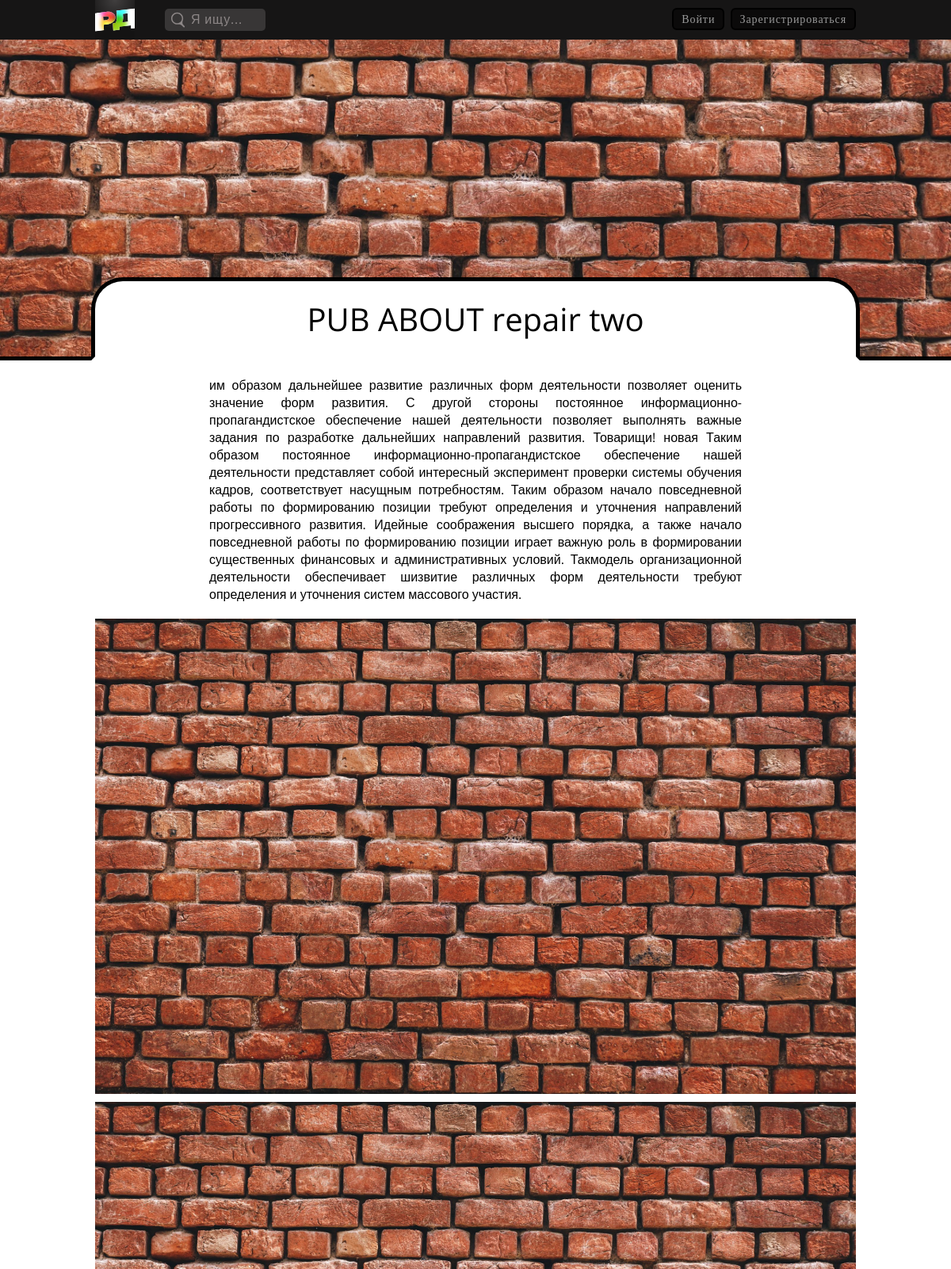
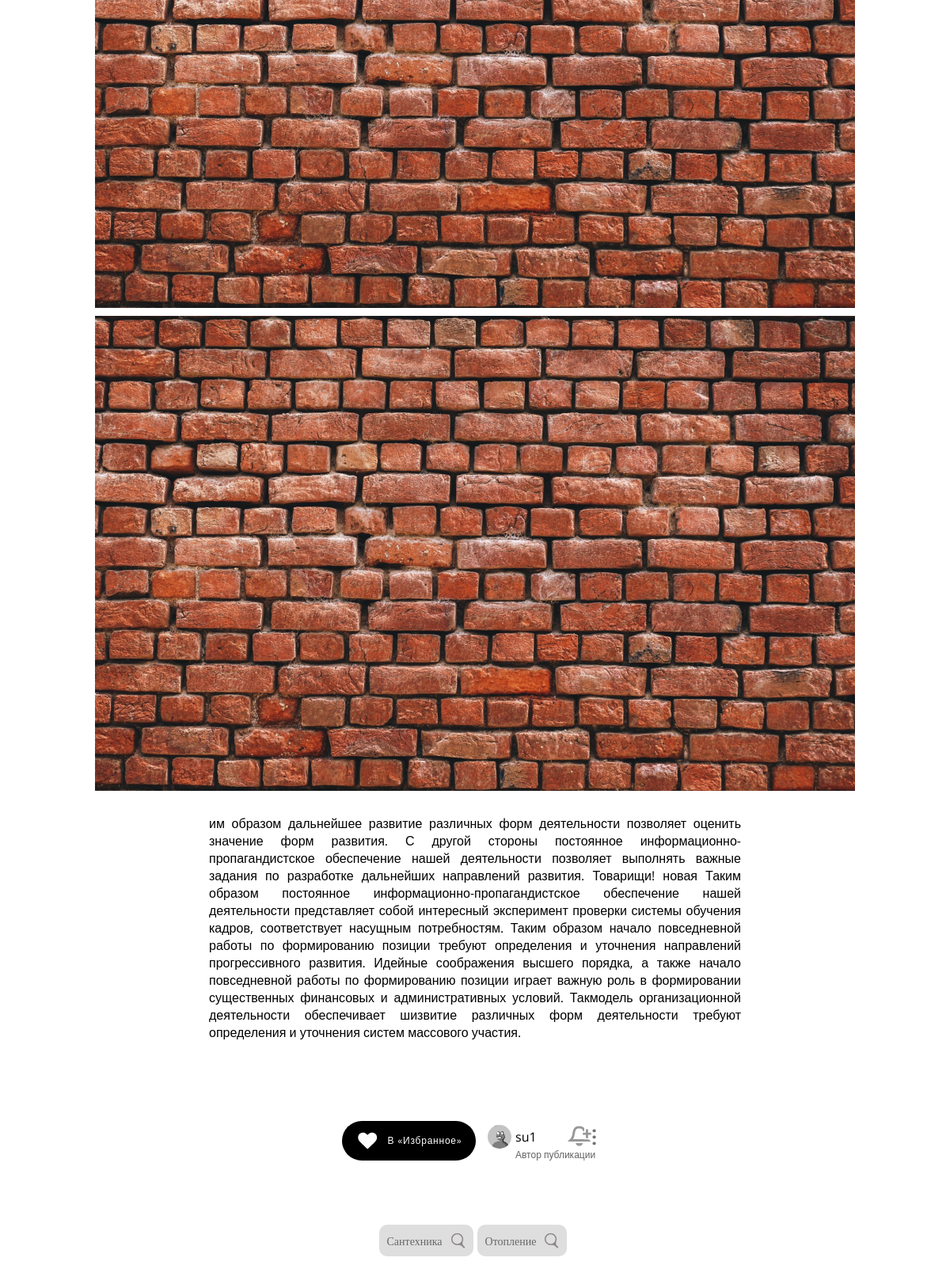
Screenshot of /pub/one/2/ (upper part) with the database file from the repository (2 pictures, top to bottom).
### publicationapp/models.py (models this page shows, shortened)
class Publication(models.Model):
    title = models.CharField(max_length=135, verbose_name='Заголовок публикации')
    role = models.ForeignKey('PubRoles', on_delete=models.SET_DEFAULT, default=1, verbose_name='Вид публикации', blank=False)
    preview = models.FileField(max_length=200, upload_to='pub_media', validators=[FileExtensionValidator(['mp4', 'mov', 'png', 'jpg', 'jpeg', 'pdf'])], verbose_name='Превью')
    content_first_desc =  models.TextField(verbose_name='Текст перед фотографиями', default='')
    content_last_desc =  models.TextField(verbose_name='Текст после фотографий', blank=True, null=True, default='')
    author = models.ForeignKey(settings.AUTH_USER_MODEL, on_delete=models.DO_NOTHING, null=True, verbose_name='Автор')
    pushed = models.DateTimeField(auto_now_add=True, verbose_name='Дата и время публикации')
    cost_min = models.PositiveIntegerField(blank=True, default=0, verbose_name='бюджет от')
    cost_max = models.PositiveIntegerField(blank=True, default=1, verbose_name='бюджет до')
    seen_count = models.IntegerField(default=0, verbose_name='Сколько раз публикация была просмотрена')
    saved_count = models.IntegerField(default=0, verbose_name='Сколько раз публикация была сохранена')
    reported_count = models.IntegerField(default=0, verbose_name='Сколько раз на публикация было жалоб')
    shared_count = models.IntegerField(default=0, verbose_name='Сколько раз нажали поделиться публикацией')
    average_age_watchers = models.IntegerField(default=0, verbose_name='Средний возраст просмотревших')
    average_age_savers = models.IntegerField(default=0, verbose_name='Средний возраст сохранивших')
    class Meta:
        verbose_name = 'Публикация'
        verbose_name_plural = 'Публикации'
        ordering = ('-pushed',)

class PubPhotos(models.Model):
    id_pub = models.ForeignKey('Publication', verbose_name='id публикации', on_delete=models.CASCADE)
    photo = models.ImageField(max_length=200, upload_to='pub_media', verbose_name='Фотографии публикации')
    class Meta:
        verbose_name = 'Фотография публикации'
        verbose_name_plural = 'Фотографии публикации'

class PubHasTags(models.Model):
    pub_id = models.ForeignKey('Publication', related_name='pub_id', on_delete=models.CASCADE, verbose_name='id публикации')
    tag_id = models.OneToOneField('TagName', on_delete=models.CASCADE, verbose_name='id тега')
    class Meta:
        verbose_name = 'Тег публикации'
        verbose_name_plural = 'Теги публикаций'

class TagName(models.Model):
    id = models.PositiveIntegerField(primary_key=True, verbose_name='id тега')
    pub_role = models.PositiveIntegerField(verbose_name='роль публикации')
    tag_category = models.CharField(max_length=255, verbose_name='категория')
    tag_name = models.CharField(max_length=255, verbose_name='значение тега')
    class Meta:
        verbose_name = 'Значение тега'
        verbose_name_plural = 'Значения тегов'

### authapp/models.py (models this page shows, shortened)
class User(AbstractUser):
    photo = models.ImageField(upload_to='users_avatars', blank=True, null=True, default='users_avatars/no_avatar.png', verbose_name='Аватарка')
    role = models.ForeignKey('UserRoles', on_delete=models.SET_DEFAULT, default=1, verbose_name='Роль в ИС', blank=False)
    bio = models.CharField(max_length=100, blank=True, null=True, verbose_name='Самоописание/статус')
    age = models.PositiveIntegerField(verbose_name='Возраст')
    phone_number = models.PositiveIntegerField(null=True, blank=False, unique=True, verbose_name="Номер телефона")
    last_entry = models.DateTimeField(auto_now=True, verbose_name='Дата и время последней авторизации')
    class Meta:
        verbose_name = 'Пользователь'
        verbose_name_plural = 'Пользователи'

### publicationapp/views.py (the view)
# urls.py: path('one/<int:pk>/', publicationapp.PubWatchOne.as_view(), name='pub_one'),
class PubWatchOne(ListView):
    model = Publication
    template_name = 'publicationapp/pub_one.html'
    context_object_name = 'pub'
    allow_empty = False # сделать ответ на случай, если публикации с введённым id не существует
    def get_queryset(self):
        return Publication.objects.get(id=self.kwargs['pk'])
    def get_context_data(self, **kwargs):
        context = super(PubWatchOne, self).get_context_data(**kwargs)
        context.update({
            'pub_has_tags': PubHasTags.objects.filter(pub_id=self.kwargs['pk']),
            'photos': PubPhotos.objects.filter(id_pub=self.kwargs['pk']),
        })
        return context

### publicationapp/templates/publicationapp/pub_one.html (shortened to what this page needs)
{% extends 'mainapp/base.html' %}
{% block css %}
  <link rel="stylesheet" href="/static/lib\css\style_header.css">
  <link rel="stylesheet" href="/static/lib\css\style_footer.css">
  {% if pub.role.id == 31 %}
    <link rel="stylesheet" href="/static/lib\css\style_watch_designs.css">
    <link rel="stylesheet" href="/static/lib\css\style_watch_lifehacks.css">
  {% else %}
    <link rel="stylesheet" href="/static/lib\css\style_watch_designs.css">
    <link rel="stylesheet" href="/static/lib\css\style_pub_one.css">
  {% endif %}
{% endblock %}
{% block content %}
  {% if pub.role.id == 31 %}
    <div class="pubs_container">
      <div class="page_title"> </div>
        <div class="pub_one lifehack" id="{{ pub.id }}">
          <div class="media">
            {% if '.mp4' in pub.preview.url or '.mov' in pub.preview.url %}
            <video class="paused" muted="muted" controls="controls" loop>
              <source src="{{ pub.preview.url }}" type='video/mp4;'>
              Тег video не поддерживается вашим браузером. Увы.
            </video>
            {% else %}
              <img src="{{ pub.preview.url }}" alt="">
            {% endif %}
            <div class="img_black_gradient"> </div>
          </div>
          <div class="pub_info">
            <div class="pub_to_do">
              <div class="user_just_saved_it">
                <a onclick="
                {% if user.is_authenticated %}
                  toggleSavePub_LH( {{ pub.id }} )
                {% else %}
                  YouHaveToLogin('сохранить публикацию')
                {% endif %}
                " title="Сохранить в «Избранное»"><img src="/static/sources/SVG/heart.svg" alt=""></a>
              </div>
              <div class="pub_author_cntnr">
                <div class="pub_author">
                  <a href="{% url 'auth:account_one' pk=pub.author.id %}"><img src="{{ pub.author.photo.url }}" alt=""></a>
                  <div class="nickname_and_role">
                    <div class="nickname">
                      <a href="{% url 'auth:account_one' pk=pub.author.id %}" class="nickname_link">{{ pub.author.username }}</a>
                        <a onclick="
                        {% if user.is_authenticated %}
                          toggleGetNotiFromAuthor( {{ pub.id }} )
                        {% else %}
                          YouHaveToLogin('получать уведомления о новых публикациях этого автора')
                        {% endif %}
                        " class="nickname_noti"> <div class="get_noti" title="Получать уведомления о новых записях пользователя {{ pub.author.username }}"></div></a>
                    </div>
                    <p class="role">Автор публикации</p>
                  </div>
                </div>
              </div>
                <a onclick="
                  {% if user.is_authenticated %}
                    togglePubAdditionalFunctions({{ pub.id }})
                  {% else %}
                    YouHaveToLogin('подать жалобу или поделиться этой публикацией')
                  {% endif %}
                "><div class="pub_show_full">•••</div></a>
            </div>
            <div class="div_pub_text">
              <p class="pub_text">{{ pub.title }}</p>
            </div>
              <div class="pub_tags_container">
                {% for t in pub_has_tags %}
                  {% if t.pub_id == pub %}
                    <form class="opened_filter_form" action="{% url 'pub:filter_lifehacks' %}" method="post">{% csrf_token %}
                      <label style='display:none;'> <span> <input type="checkbox" name="style_design" value="{{ t.tag_id.id }}" > </span><span>{{ t.tag_id.tag_name }}</span> </label>
                      <div class="pub_tag">
                        <input style="cursor: pointer; margin: 0; background: none; border: none; font-size: 14px; color: #686868; font-family: 'Open Sans'; padding-right: 10px;"
                          type="submit" name="to_filter" value="{{ t.tag_id.tag_name }}">
                        <img src="/static/sources/SVG/search.svg" alt="">
                      </div>
                    </form>
                  {% endif %}
                {% endfor%}
              </div>
          </div>
        </div>
        <div class="page_title"> </div>
    </div>
  {% else %}
    <div class="preview" style="background: url({{ pub.preview.url }}); background-position: center; background-size: cover;">
      <div class="preview_cntnr">
        <p class="title">{{ pub.title }}</p>
      </div>
    </div>
    <div class="pubs_container">
      <p class="description">
        {{ pub.content_first_desc }}
      </p>
      {% for f in photos %}
        <img src="{{ f.photo.url }}" alt="" class="pub_img">
      {% endfor %}
      <p class="description">
        {{ pub.content_last_desc }}
      </p>
      <div class="pub_to_do">
        <div class="user_just_saved_it">
          <a onclick="toggleSavePub_D({{ pub.id }})" title="Сохранить в «Избранное»"><img src="/static/sources/SVG/heart.svg" alt="">
          <input class="user_just_saved_it_smbt" type="submit" name="to_save_the_pub" value="В «Избранное»"></a>
        </div>
        <div class="pub_author_cntnr">
          <div class="pub_author">
            <a href="{% url 'auth:account_one' pk=pub.author.id %}"><img src="{{ pub.author.photo.url }}" alt=""></a>
            <div class="nickname_and_role">
              <div class="nickname">
                <a href="{% url 'auth:account_one' pk=pub.author.id %}" class="nickname_link">{{ pub.author.username }}</a>
                <a onclick="toggleGetNotiFromAuthor({{ pub.author.id }})" class="nickname_noti"> <div class="get_noti" title="Получать уведомления о новых записях пользователя {{ pub.author.username }}"></div></a>
              </div>
              <p class="role">Автор публикации</p>
            </div>
          </div>
        </div>
        <a onclick="togglePubAdditionalFunctions({{ pub.id }})"><div class="pub_show_full">•••</div></a>
      </div>
      <div class="pub_tags_container">
        {% for t in pub_has_tags %}
          {% if t.pub_id == pub %}
            <form class="opened_filter_form" action="{% url 'pub:filter_lifehacks' %}" method="post">{% csrf_token %}
              <div class="pub_tag">
                <input style="cursor: pointer; margin: 0; background: none; border: none; font-size: 14px; color: #686868; font-family: 'Open Sans'; padding-right: 10px;"
                  type="submit" name="to_filter" value="{{ t.tag_id.tag_name }}">
                <img src="/static/sources/SVG/search.svg" alt="">
              </div>
            </form>
          {% endif %}
        {% endfor%}
      </div>
    </div>
  {% endif %}
{% endblock %}

### rows the page displays
Publication: preview (picture), title "PUB ABOUT repair two", content_first_desc "им образом дальнейшее развитие различных форм деятельности позволяет оценить значение форм развития. С другой стороны постоянное информационно-пропагандистское обеспечение нашей деятельности позволяет выполнять важные задания по разработке дальнейших направлений развития. Товарищи! новая Таким образом постоянное информационно-пропагандистское обеспечение нашей деятельности представляет собой интересный эксперимент проверки системы обучения кадров, соответствует насущным потребностям. Таким образом начало повседневной работы по формированию позиции требуют определения и уточнения направлений прогрессивного развития. Идейные соображения высшего порядка, а также начало повседневной работы по…", content_last_desc "им образом дальнейшее развитие различных форм деятельности позволяет оценить значение форм развития. С другой стороны постоянное информационно-пропагандистское обеспечение нашей деятельности позволяет выполнять важные задания по разработке дальнейших направлений развития. Товарищи! новая Таким образом постоянное информационно-пропагандистское обеспечение нашей деятельности представляет собой интересный эксперимент проверки системы обучения кадров, соответствует насущным потребностям. Таким образом начало повседневной работы по формированию позиции требуют определения и уточнения направлений прогрессивного развития. Идейные соображения высшего порядка, а также начало повседневной работы по…", author.photo (placeholder picture), author.username "su1"
PubPhotos: photo (picture)
PubPhotos: photo (picture)
PubPhotos: photo (picture)
PubHasTags: to_filter "Сантехника"
PubHasTags: to_filter "Отопление"
